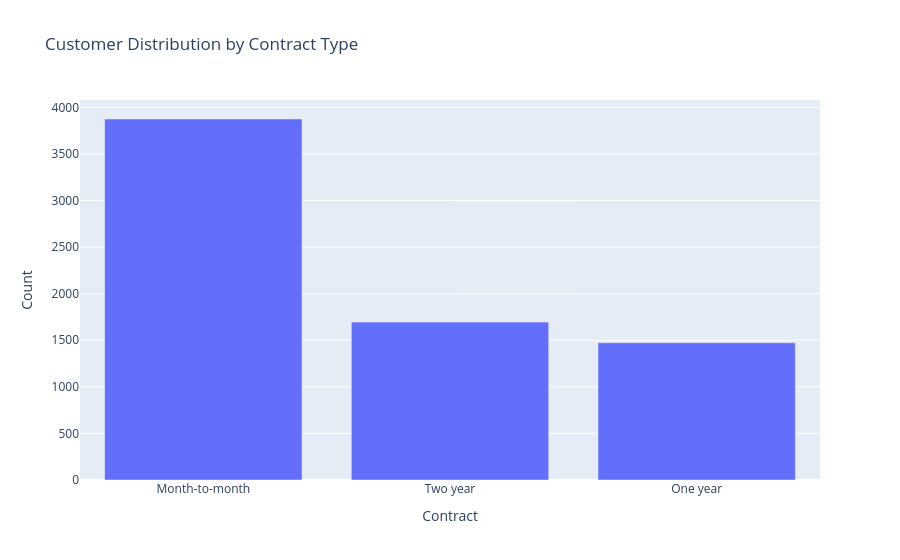

Here is the notebook cell this chart was saved with:
### Markdown cell above
## Objective

To create interactive visualizations that enable dynamic exploration of customer behavior, contract preferences, and churn patterns.

### Contract Type Distribution (Interactive)

### Code cell
contractcount = df['Contract'].value_counts().reset_index()
contractcount.columns=['Contract','Count']
fig = px.bar(contractcount,x = 'Contract', y = 'Count',title="Customer Distribution by Contract Type")
fig.write_html("../visualizations/contract_distribution_interactive.html")
fig.show()

### Figure 1 — Plotly figure (JSON) as saved in the notebook; plotly's stock layout.template omitted (floating-point values rounded to 4 significant figures)
{"data": [{"hovertemplate": "Contract=%{x}<br>Count=%{y}<extra></extra>", "legendgroup": "", "marker": {"color": "#636efa", "pattern": {"shape": ""}}, "name": "", "orientation": "v", "showlegend": false, "textposition": "auto", "type": "bar", "x": ["Month-to-month", "Two year", "One year"], "xaxis": "x", "y": [3875, 1695, 1473], "yaxis": "y"}], "layout": {"barmode": "relative", "legend": {"tracegroupgap": 0}, "title": {"text": "Customer Distribution by Contract Type"}, "xaxis": {"anchor": "y", "domain": [0, 1], "title": {"text": "Contract"}}, "yaxis": {"anchor": "x", "domain": [0, 1], "title": {"text": "Count"}}}}
